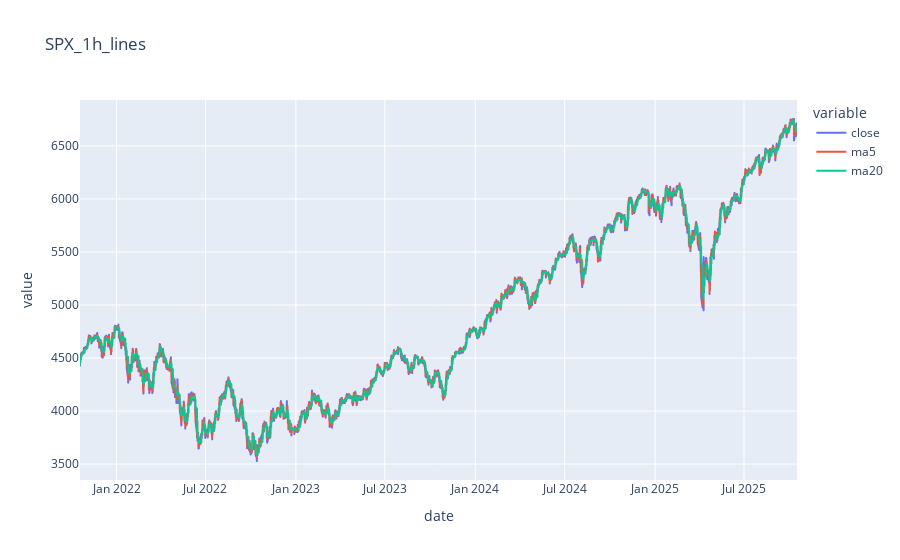

Notebook code cell kept with this figure:
### Code cell
fig.show()

### Figure 1 — Plotly figure (JSON) as saved in the notebook; plotly's stock layout.template omitted (floating-point values rounded to 4 significant figures; data arrays with more than 128 entries replaced by an {"elided": "..."} marker saying what was removed)
{"data": [{"hovertemplate": "variable=close<br>date=%{x}<br>value=%{y}<extra></extra>", "legendgroup": "close", "line": {"color": "#636efa", "dash": "solid"}, "marker": {"symbol": "circle"}, "mode": "lines", "name": "close", "showlegend": true, "type": "scattergl", "x": {"elided": "7003 str values"}, "xaxis": "x", "y": {"elided": "7003 float values"}, "yaxis": "y"}, {"hovertemplate": "variable=ma5<br>date=%{x}<br>value=%{y}<extra></extra>", "legendgroup": "ma5", "line": {"color": "#EF553B", "dash": "solid"}, "marker": {"symbol": "circle"}, "mode": "lines", "name": "ma5", "showlegend": true, "type": "scattergl", "x": {"elided": "7003 str values"}, "xaxis": "x", "y": {"elided": "7003 float values"}, "yaxis": "y"}, {"hovertemplate": "variable=ma20<br>date=%{x}<br>value=%{y}<extra></extra>", "legendgroup": "ma20", "line": {"color": "#00cc96", "dash": "solid"}, "marker": {"symbol": "circle"}, "mode": "lines", "name": "ma20", "showlegend": true, "type": "scattergl", "x": {"elided": "7003 str values"}, "xaxis": "x", "y": {"elided": "7003 float values"}, "yaxis": "y"}], "layout": {"legend": {"title": {"text": "variable"}, "tracegroupgap": 0}, "title": {"text": "SPX_1h_lines"}, "xaxis": {"anchor": "y", "domain": [0, 1], "title": {"text": "date"}}, "yaxis": {"anchor": "x", "domain": [0, 1], "title": {"text": "value"}}}}
